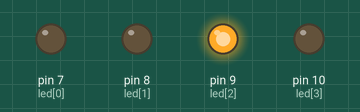
A sketch run on a simulated Arduino Uno, built with avr-gcc and run on an emulated ATmega328P. On the bench: output pins drawn as LEDs (lit = HIGH).

Above: at 0.62 s.
At 1.0 s:
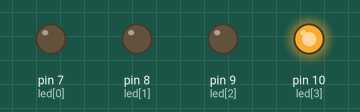
At 2.37 s:
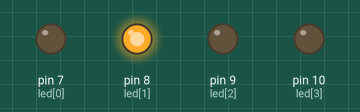
At 4.0 s:
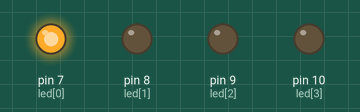
Timing chart, 0 to 4.6 s (numbered marks = the images above):
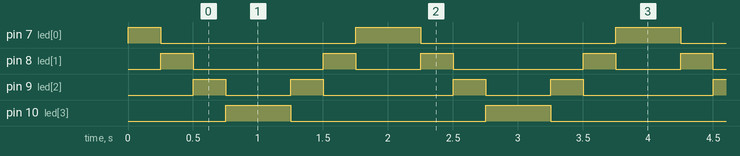

Measured:
- by itself, pin 7 (led[0]): repeats every 2.0 s: LOW 1.5 s, HIGH 0.50 s
- by itself, pin 8 (led[1]): repeats every 2.0 s: LOW 1.0 s, HIGH 0.25 s, LOW 0.50 s, HIGH 0.25 s
- by itself, pin 9 (led[2]): repeats every 2.0 s: LOW 0.50 s, HIGH 0.25 s, LOW 1.0 s, HIGH 0.25 s
- by itself, pin 10 (led[3]): alternates HIGH for 0.50 s and LOW for 1.5 s

The sketch:

shifted_led_for.ino
```cpp
const int led[4]={7,8,9,10};

void setup() {
    for(int i=0; i<=3; i++){
        pinMode(led[i], OUTPUT);
    }
}

void loop() {
    for(int i=0; i<=3; i++){
        digitalWrite(led[i],1);
        delay(250);
        digitalWrite(led[i],0);
    }
    for(int i=3; i>=0; i--){
        digitalWrite(led[i],1);
        delay(250);
        digitalWrite(led[i],0);
    }
}
```
